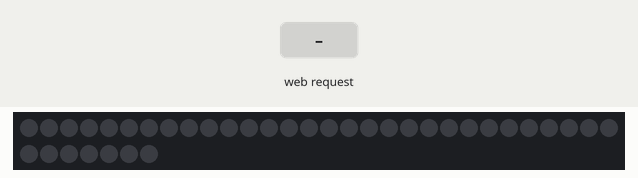
A sketch run on a simulated ESP8266 (NodeMCU). On the bench: 37 RGB LEDs in strip order, left to right, continuing on the next row. Inputs (shaded band) come from the test bench. WiFi joins after 1.5 s; servers stay silent unless stated; what the sketch prints to the serial monitor is not drawn.

Above: at 2.8 s.
2.9 s: HTTP request GET /?LED=NOTIF received
At 3.36 s:
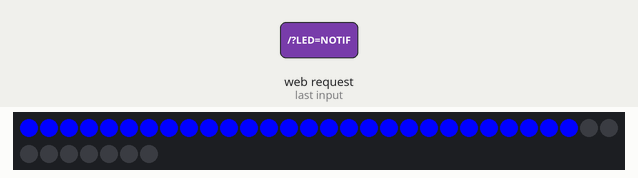
5.3 s: HTTP request GET /?LED=ON received
At 8.0 s:
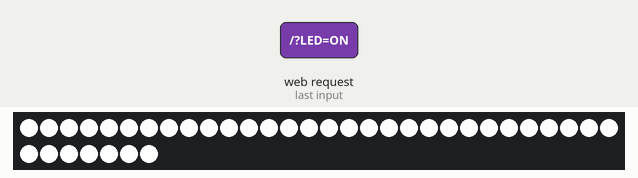
8.3 s: HTTP request GET /?LED=ROUGE received
At 8.8 s:
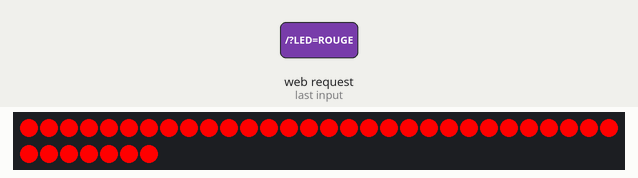
9.8 s: HTTP request GET /?LED=VERT received
At 11.0 s:
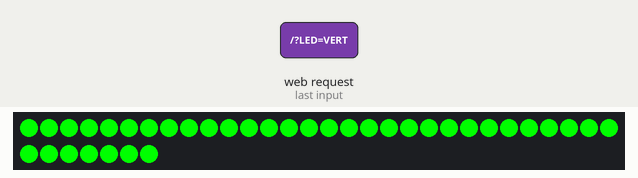
11.3 s: HTTP request GET /?LED=NOTIF received
At 11.76 s:
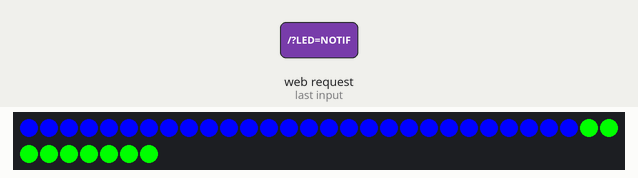
Timing chart, 0 to 14.1 s (numbered marks = the images above; inputs shaded):
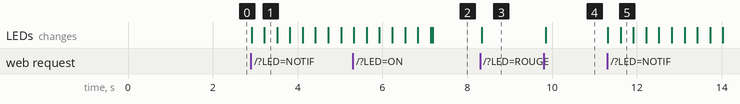

The sketch:

retest_config.ino
```cpp
#include <ESP8266WiFi.h>
#include <Adafruit_NeoPixel.h>

const char* ssid = "Bbox-3B2C6180";
const char* password = "A972453E546E7C31A67CD353454C63";

#define PIN 4

WiFiServer server(80);

Adafruit_NeoPixel strip = Adafruit_NeoPixel(37, PIN, NEO_GRB + NEO_KHZ800);

void setup(){

  strip.begin();
  connecter();
  strip.show();

  // initialisation de la communication série
  Serial.begin(115200);
  delay(100);

  // connexion wifi
  Serial.println();
  Serial.print("Connecting to ");
  Serial.println(ssid);

  WiFi.begin(ssid, password);

  // connection en cours...
  while(WiFi.status() != WL_CONNECTED){
    delay(500);
    Serial.print(".");
  }

  // WiFi connecté
  Serial.println("WiFi conneté");

  // Démarrage du serveur
  server.begin();
  Serial.println("Serveur démarré");

  // Affichage de l'adresse IP
  Serial.print("Utiliser cette adresse URL pour la connexion: ");
  Serial.print("http://");
  Serial.print(WiFi.localIP());
  Serial.println("\n");
}

void connecter(){
  for(int i=37; i>=0; i--){
    strip.setPixelColor(i, 0, 255, 0);
    strip.show();
  }
  for(int i=0; i<38; i++){
    strip.setPixelColor(i, 0, 0, 0);
    strip.show();
  }
}

void allumer(){
  for(int i=0; i<38; i++){
    strip.setPixelColor(i, 255, 255, 255);
    strip.show();
  }
}

void eteindre(){
  for(int i=0; i<38; i++){
    strip.setPixelColor(i, 0, 0, 0);
    strip.show();
  }
}

void rouge(){
  for(int i=0; i<38; i++){
    strip.setPixelColor(i, 255, 0, 0);
    strip.show();
  }
}

void vert(){
  for(int i=0; i<38; i++){
    strip.setPixelColor(i, 0, 255, 0);
    strip.show();
  }
}

void bleu(){
  for(int i=0; i<38; i++){
    strip.setPixelColor(i, 0, 0, 255);
    strip.show();
  }
}

void notif(){
  for(int i=0; i<5; i++){
    for(int j=0; j<38; j++){
      strip.setPixelColor(j, 0, 0, 255);
      delay(10);
      strip.show();
    }
    for(int k=37; k>=0; k--){
      strip.setPixelColor(k, 0, 0, 0);
      delay(10);
      strip.show();
    }
  }
}

void pale(){
  for(int i=0; i<38; i++){
    strip.setPixelColor(i, 218, 165, 32);
    strip.show();
  }
}

void loop() {
  WiFiClient client;

  // Vérification si le client est connecté
  client = server.available();
  if(!client){
    return;
  }

  // Attendre si le client envoie des données...
  Serial.println("Nouveau Client");
  while(!client.available()){
    delay(1);
  }
  String request = client.readStringUntil('\r');
  Serial.println(request);
  client.flush();

  int value = LOW;
  if(request.indexOf("LED=ON") != -1){
    allumer();
    value=HIGH;
  }
  if(request.indexOf("LED=OFF") != -1){
    eteindre();
    value=LOW;
  }
  if(request.indexOf("LED=ROUGE") != -1){
    rouge();
    value=LOW;
  }
  if(request.indexOf("LED=BLEU") != -1){
    bleu();
    value=LOW;
  }
  if(request.indexOf("LED=VERT") != -1){
    vert();
    value=LOW;
  }
  if(request.indexOf("LED=NOTIF") != -1){
    notif();
    value=LOW;
  }
  if(request.indexOf("LED=PALE") != -1){
    pale();
    value=HIGH;
  }

  // réponse
  client.println("HTTP/1.1 200 OK");
  client.println("Content-Type: text/html");
  client.println("");
  client.println("<!DOCTYPE HTML>");
  client.println("<html>");

  client.print("Etat de la led: ");

  if(value==HIGH){
    client.print("On");
  } else {
    client.print("Off");
  }
  client.println("<br><br>");
  client.println("<a href=\"/LED=ON\"\"><button>Allumer </button></a>");
  client.println("<a href=\"/LED=OFF\"\"><button>Eteindre </button></a><br />");
  client.println("<a href=\"/LED=ROUGE\"\"><button>Rouge </button></a>");
  client.println("<a href=\"/LED=BLEU\"\"><button>Bleu </button></a>");
  client.println("<a href=\"/LED=VERT\"\"><button>Vert </button></a>");
  client.println("<a href=\"/LED=PALE\"\"><button>Pale </button></a>");
  client.println("<a href=\"/LED=NOTIF\"\"><button>Notif </button></a>");
  client.println("</html>");

  delay(1);
  Serial.println("Client déconnecté");
  Serial.println("");
}
```

Measured:
- after the input at 2.9 s, the LEDs: first change at once (image 1 shows a later state)
- after the input at 5.3 s, the LEDs: first differ from a run without the input after 1.9 s (image 2)
- after the input at 8.3 s, the LEDs: change after 0.05 s (image 3)
- after the input at 9.8 s, the LEDs: change after 0.05 s (image 4)
- after the input at 11.3 s, the LEDs: first change at once (image 5 shows a later state)
